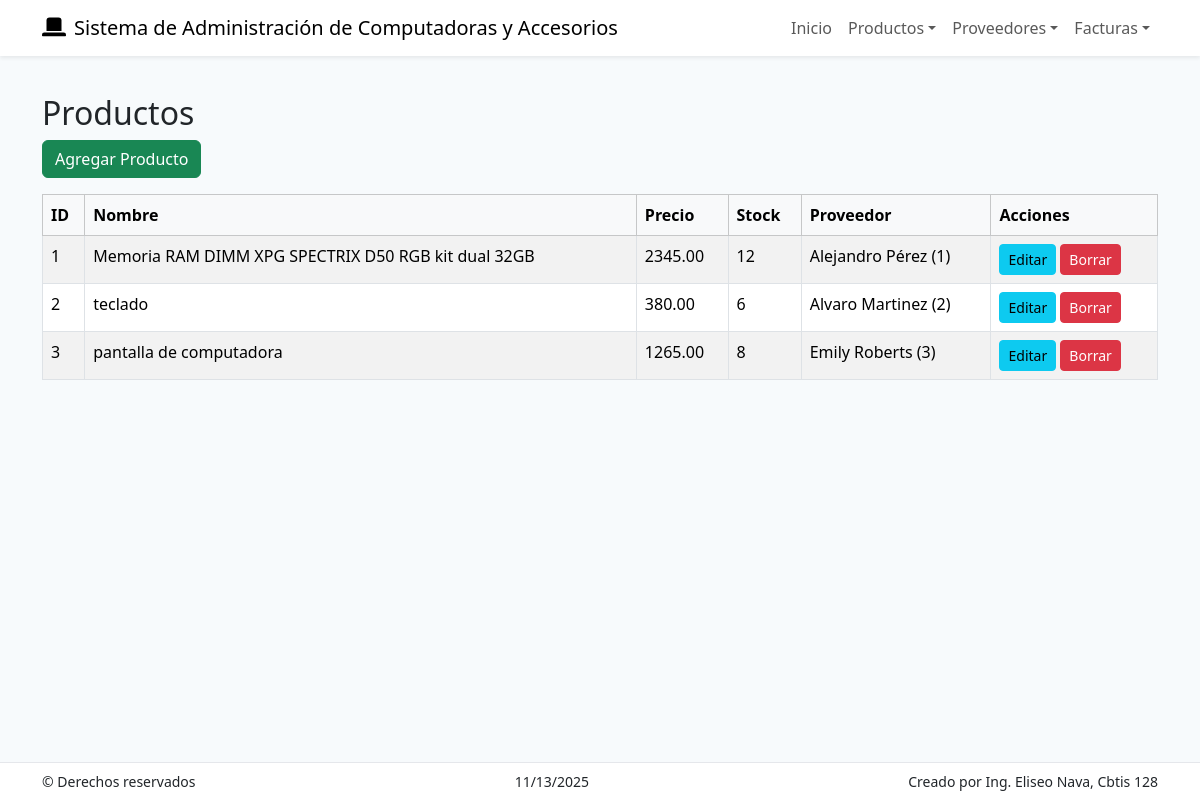
Screenshot of /productos/ver/ with the database file from the repository.
### app_Computadoras/models.py (models this page shows, shortened)
class Producto(models.Model):
    nombre = models.CharField(max_length=255)
    descripcion = models.TextField(blank=True, null=True)
    precio = models.DecimalField(max_digits=10, decimal_places=2)
    stock = models.IntegerField()
    categoria = models.CharField(max_length=100)
    proveedor = models.ForeignKey(Proveedor, on_delete=models.CASCADE, null=True, blank=True)

class Proveedor(models.Model):
    nombre = models.CharField(max_length=255)
    contacto = models.CharField(max_length=255, blank=True, null=True)
    telefono = models.CharField(max_length=20, blank=True, null=True)
    correo = models.CharField(max_length=255, blank=True, null=True)
    direccion = models.CharField(max_length=255, blank=True, null=True)
    pais = models.CharField(max_length=100, blank=True, null=True)

### app_Computadoras/views.py (the view)
# urls.py: path('productos/ver/', views.ver_productos, name='ver_productos'),
def ver_productos(request):
    productos = Producto.objects.all()
    return render(request, 'producto/ver_productos.html', {'productos': productos})

### app_Computadoras/templates/producto/ver_productos.html (shortened to what this page needs)
{% extends "base.html" %}
{% block content %}
<h2>Productos</h2>
<a class="btn btn-success mb-3" href="{% url 'agregar_producto' %}">Agregar Producto</a>
<table class="table table-striped table-bordered">
  <thead class="table-light">
    <tr>
      <th>ID</th><th>Nombre</th><th>Precio</th><th>Stock</th><th>Proveedor</th><th>Acciones</th>
    </tr>
  </thead>
  <tbody>
    {% for p in productos %}
    <tr>
      <td>{{ p.id }}</td>
      <td>{{ p.nombre }}</td>
      <td>{{ p.precio }}</td>
      <td>{{ p.stock }}</td>
      <td>{% if p.proveedor %}{{ p.proveedor.nombre }} ({{ p.proveedor.id }}){% else %}-{% endif %}</td>
      <td>
        <a class="btn btn-sm btn-info" href="{% url 'actualizar_producto' p.id %}">Editar</a>
        <form method="post" action="{% url 'borrar_producto' p.id %}" style="display:inline;">
          <button class="btn btn-sm btn-danger" type="submit">Borrar</button>
        </form>
      </td>
    </tr>
    {% empty %}
    <tr><td colspan="6" class="text-center">No hay productos.</td></tr>
    {% endfor %}
  </tbody>
</table>
{% endblock %}

### app_Computadoras/templates/base.html (shortened to what this page needs)
<!doctype html>
<html lang="es">
<head>
    <link href="https://cdn.jsdelivr.net/npm/bootstrap@5.3.2/dist/css/bootstrap.min.css" rel="stylesheet">
</head>
<body>
    {% include "navbar.html" %}
    <main class="container my-4">
        {% block content %}{% endblock %}
    </main>
    {% include "footer.html" %}
</body>
</html>

### app_Computadoras/templates/navbar.html (shortened to what this page needs)
<nav class="navbar navbar-expand-lg navbar-light bg-white fixed-top shadow-sm">
    <div class="container">
      <a class="navbar-brand d-flex align-items-center" href="{% url 'inicio' %}">
        <svg xmlns="http://www.w3.org/2000/svg" width="24" height="24" fill="currentColor" class="bi bi-pc" viewBox="0 0 16 16">
          <path d="M5 1a2 2 0 0 0-2 2v7h10V3a2 2 0 0 0-2-2H5z"/>
          <path d="M0 12.5A1.5 1.5 0 0 1 1.5 11H14.5A1.5 1.5 0 0 1 16 12.5v.5a.5.5 0 0 1-.5.5H.5a.5.5 0 0 1-.5-.5v-.5z"/>
        </svg>
        <span class="ms-2">Sistema de Administración de Computadoras y Accesorios</span>
      </a>
      <div class="collapse navbar-collapse" id="navmenu">
        <ul class="navbar-nav ms-auto">
          <li class="nav-item"><a class="nav-link" href="{% url 'inicio' %}">Inicio</a></li>
          <li class="nav-item dropdown">
            <a class="nav-link dropdown-toggle" href="#" id="prodMenu" role="button" data-bs-toggle="dropdown">Productos</a>
          </li>
          <li class="nav-item dropdown">
            <a class="nav-link dropdown-toggle" href="#" id="provMenu" role="button" data-bs-toggle="dropdown">Proveedores</a>
          </li>
          <li class="nav-item dropdown">
            <a class="nav-link dropdown-toggle" href="#" id="factMenu" role="button" data-bs-toggle="dropdown">Facturas</a>
          </li>
        </ul>
      </div>
    </div>
  </nav>

### app_Computadoras/templates/footer.html (shortened to what this page needs)
<footer class="py-2">
    <div class="container d-flex justify-content-between small">
      <div>© Derechos reservados</div>
      <div id="fechaFooter"></div>
      <div>Creado por Ing. Eliseo Nava, Cbtis 128</div>
    </div>
  </footer>

### app_Computadoras/templates/base.html (style rules this page uses)
body { padding-top: 70px; padding-bottom: 70px; background-color: #f7fafc; }
footer { position: fixed; bottom: 0; width: 100%; background: #ffffff; border-top: 1px solid #e5e7eb; }

### rows the page displays
Producto: id "1", nombre "Memoria RAM DIMM XPG SPECTRIX D50 RGB kit dual 32GB", precio "2345.00", stock "12", proveedor.nombre "Alejandro Pérez", proveedor.id "1"
Producto: id "2", nombre "teclado", precio "380.00", stock "6", proveedor.nombre "Alvaro Martinez", proveedor.id "2"
Producto: id "3", nombre "pantalla de computadora", precio "1265.00", stock "8", proveedor.nombre "Emily Roberts", proveedor.id "3"
